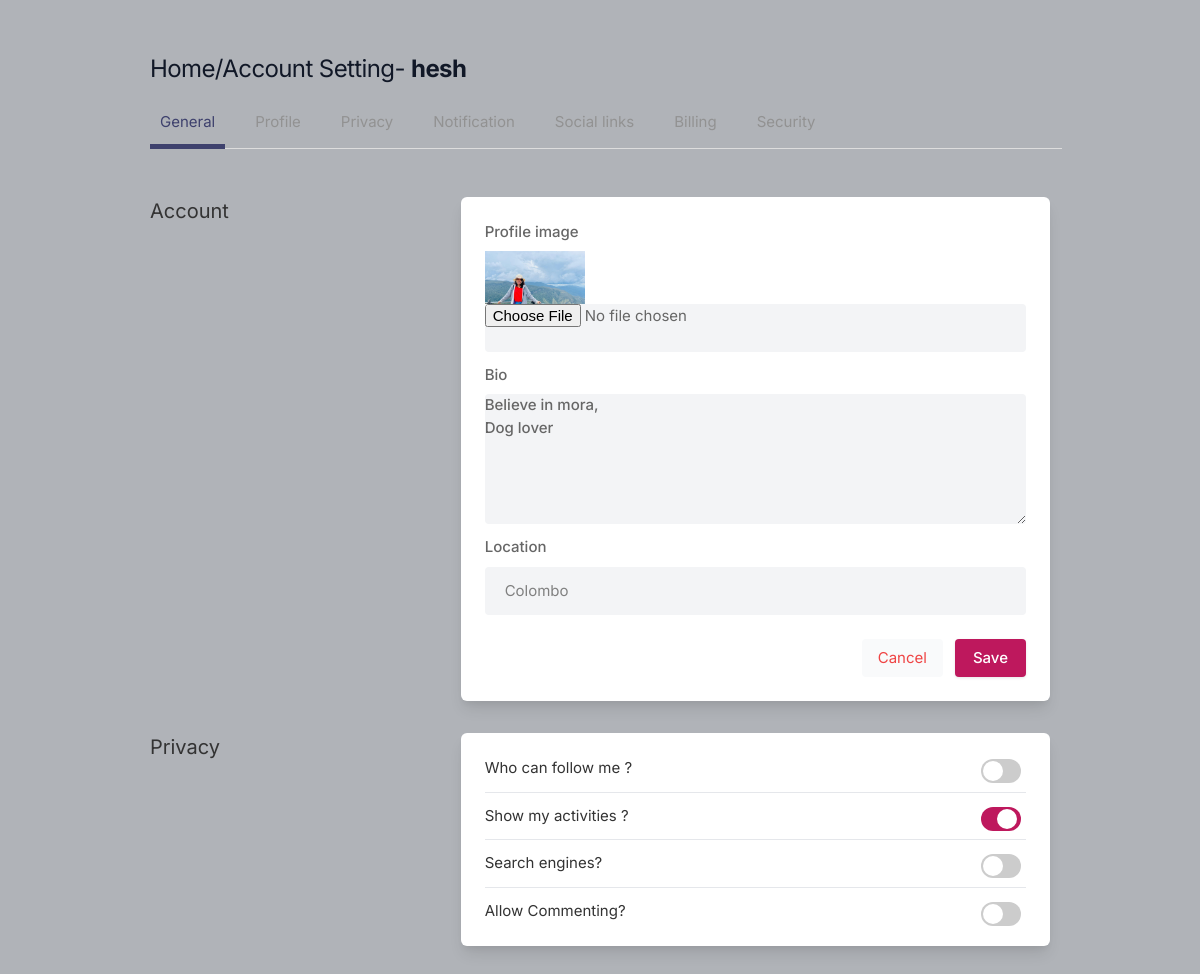
The page /settings (signed in) on the database its author committed.
### members/models.py (models this page shows, shortened)
class Profile(models.Model):
    user = models.ForeignKey(User, on_delete=models.CASCADE)
    id_user = models.IntegerField()
    bio = models.TextField(blank=True)
    profileimg = models.ImageField(upload_to='profile_images', default='blank-profile-picture.png')
    location = models.CharField(max_length=100, blank=True)

### members/views.py (the view, shortened to what this page needs)
# urls.py: path('settings', views.settings, name='settings'),
@login_required(login_url='signin')
def settings(request):
    user_profile = Profile.objects.get(user=request.user)
    return render(request, 'setting.html', {'user_profile': user_profile})

### templates/setting.html (shortened to what this page needs)
{% load static %}
<!DOCTYPE html>
<html lang="en">
<head>
    <link rel="stylesheet" href="{% static 'assets/css/icons.css' %}">
    <link rel="stylesheet" href="{% static 'assets/css/uikit.css' %}">
    <link rel="stylesheet" href="{% static 'assets/css/style.css' %}">
    <link rel="stylesheet" href="{% static 'assets/css/tailwind.css' %}">
</head>
<body>
            <div class="container m-auto">
                <h1 class="text-2xl leading-none text-gray-900 tracking-tight mt-3"><a href="/" >Home</a>/Account Setting- <b>{{user.username}}</b> </h1>
                <ul class="mt-5 -mr-3 flex-nowrap lg:overflow-hidden overflow-x-scroll uk-tab">
                    <li class="uk-active"><a href="#">General</a></li>
                    <li><a href="#">Profile</a></li>
                    <li><a href="#">Privacy</a></li>
                    <li><a href="#">Notification</a></li>
                    <li><a href="#">Social links</a></li>
                    <li><a href="#">Billing</a></li>
                    <li><a href="#">Security</a></li>
                </ul>
                <div class="grid lg:grid-cols-3 mt-12 gap-8">
                    <div>
                        <h3 class="text-xl mb-2"> Account</h3>
                    </div>
                    <div class="bg-white rounded-md lg:shadow-lg shadow col-span-2">
                        <form action="" method="POST" enctype="multipart/form-data">
                       <div class="grid grid-cols-2 gap-3 lg:p-6 p-4">
                            <div class="col-span-2">
                                <label for=""> Profile image</label>
                                <img width="100" height="100" src="{{user_profile.profileimg.url}}" />
                                <input type="file"  name=" image" value="" class="shadow-none bg-gray-100">
                            </div>
                            <div class="col-span-2">
                                <label for="about">Bio</label>
                                <textarea id="about" name="bio" rows="3"  class="shadow-none bg-gray-100">{{user_profile.bio}}</textarea>
                            </div>
                            <div class="col-span-2">
                                <label for=""> Location</label>
                                <input type="text" name="location" value="{{user_profile.location}}" class="shadow-none bg-gray-100">
                            </div>
                       </div>
                       <div class="bg-gray-10 p-6 pt-0 flex justify-end space-x-3">
                           <button class="p-2 px-4 rounded bg-gray-50 text-red-500"> <a href="/">Cancel</a> </button>
                           <button type="submit" class="button bg-blue-700"><a href="/">Save</a> </button>
                       </div>
                    </div>
                    <div>
                        <h3 class="text-xl mb-2"> Privacy</h3>
                    </div>
                    <div class="bg-white rounded-md lg:shadow-lg shadow lg:p-6 p-4 col-span-2">
                    <div class="space-y-3">
                        <div class="flex justify-between items-center">
                            <div>
                                <h4> Who can follow me ?</h4>
                            </div>
                            <div class="switches-list -mt-8 is-large">
                                <div class="switch-container">
                                    <label class="switch"><input type="checkbox"><span class="switch-button"></span> </label>
                                </div>
                            </div>
                        </div>
                        <hr>
                        <div class="flex justify-between items-center">
                            <div>
                                <h4> Show my activities ?</h4>
                            </div>
                            <div class="switches-list -mt-8 is-large">
                                <div class="switch-container">
                                    <label class="switch"><input type="checkbox" checked><span class="switch-button"></span> </label>
                                </div>
                            </div>
                        </div>
                        <hr>
                        <div class="flex justify-between items-center">
                            <div>
                                <h4> Search engines?</h4>
                            </div>
                            <div class="switches-list -mt-8 is-large">
                                <div class="switch-container">
                                    <label class="switch"><input type="checkbox"><span class="switch-button"></span> </label>
                                </div>
                            </div>
                        </div>
                        <hr>
                        <div class="flex justify-between items-center">
                            <div>
                                <h4> Allow Commenting?</h4>
                            </div>
                            <div class="switches-list -mt-8 is-large">
                                <div class="switch-container">
                                    <label class="switch"><input type="checkbox"><span class="switch-button"></span> </label>
                                </div>
                            </div>
                        </div>
                    </div>
                    </div>
                    <br>
                </div>
            </div>
</body>
</html>

### rows shown on the page
Profile: profileimg (picture), bio "Believe in mora, Dog lover", location "Colombo"

### other values the page prints
{{ user.username }} "hesh"
